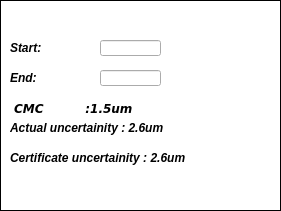
           <widget class="QGroupBox" name="groupBox_28">
            <property name="geometry">
             <rect>
              <x>940</x>
              <y>2070</y>
              <width>281</width>
              <height>211</height>
             </rect>
            </property>
            <property name="styleSheet">
             <string notr="true">QGroupBox{background-color: white;
    border: 1px solid black;
    margin-top: 0.5em;
}
</string>
            </property>
            <property name="title">
             <string/>
            </property>
            <widget class="QLabel" name="label_145">
             <property name="geometry">
              <rect>
               <x>10</x>
               <y>40</y>
               <width>54</width>
               <height>17</height>
              </rect>
             </property>
             <property name="text">
              <string>&lt;b&gt;&lt;i&gt;Start:</string>
             </property>
            </widget>
            <widget class="QLabel" name="label_146">
             <property name="geometry">
              <rect>
               <x>10</x>
               <y>70</y>
               <width>54</width>
               <height>17</height>
              </rect>
             </property>
             <property name="text">
              <string>&lt;b&gt;&lt;i&gt;End:</string>
             </property>
            </widget>
            <widget class="QLabel" name="label_147">
             <property name="geometry">
              <rect>
               <x>10</x>
               <y>100</y>
               <width>181</width>
               <height>17</height>
              </rect>
             </property>
             <property name="text">
              <string>&lt;html&gt;&lt;head/&gt;&lt;body&gt;&lt;pre style=&quot; margin-top:12px; margin-bottom:12px; margin-left:0px; margin-right:0px; -qt-block-indent:0; text-indent:0px;&quot;&gt;&lt;span style=&quot; font-family:'Courier New,courier'; font-weight:600; font-style:italic;&quot;&gt; CMC          :1.5um&lt;/span&gt;&lt;/pre&gt;&lt;/body&gt;&lt;/html&gt;</string>
             </property>
            </widget>
            <widget class="QLabel" name="label_148">
             <property name="geometry">
              <rect>
               <x>10</x>
               <y>120</y>
               <width>181</width>
               <height>17</height>
              </rect>
             </property>
             <property name="text">
              <string>&lt;html&gt;&lt;head/&gt;&lt;body&gt;&lt;p&gt;&lt;span style=&quot; font-weight:600; font-style:italic;&quot;&gt;Actual uncertainity &lt;/span&gt;&lt;span style=&quot; font-family:'Courier New,courier'; font-weight:600; font-style:italic;&quot;/&gt;&lt;span style=&quot; font-weight:600; font-style:italic;&quot;&gt;: 2.6um&lt;/span&gt;&lt;/p&gt;&lt;/body&gt;&lt;/html&gt;</string>
             </property>
            </widget>
            <widget class="QLabel" name="label_149">
             <property name="geometry">
              <rect>
               <x>10</x>
               <y>150</y>
               <width>191</width>
               <height>17</height>
              </rect>
             </property>
             <property name="text">
              <string>&lt;html&gt;&lt;head/&gt;&lt;body&gt;&lt;p&gt;&lt;span style=&quot; font-weight:600; font-style:italic;&quot;&gt;Certificate uncertainity : 2.6um&lt;/span&gt;&lt;/p&gt;&lt;/body&gt;&lt;/html&gt;</string>
             </property>
            </widget>
            <widget class="QLineEdit" name="lineEdit_77">
             <property name="geometry">
              <rect>
               <x>100</x>
               <y>40</y>
               <width>61</width>
               <height>16</height>
              </rect>
             </property>
             <property name="text">
              <string/>
             </property>
            </widget>
            <widget class="QLineEdit" name="lineEdit_78">
             <property name="geometry">
              <rect>
               <x>100</x>
               <y>70</y>
               <width>61</width>
               <height>16</height>
              </rect>
             </property>
            </widget>
           </widget>
